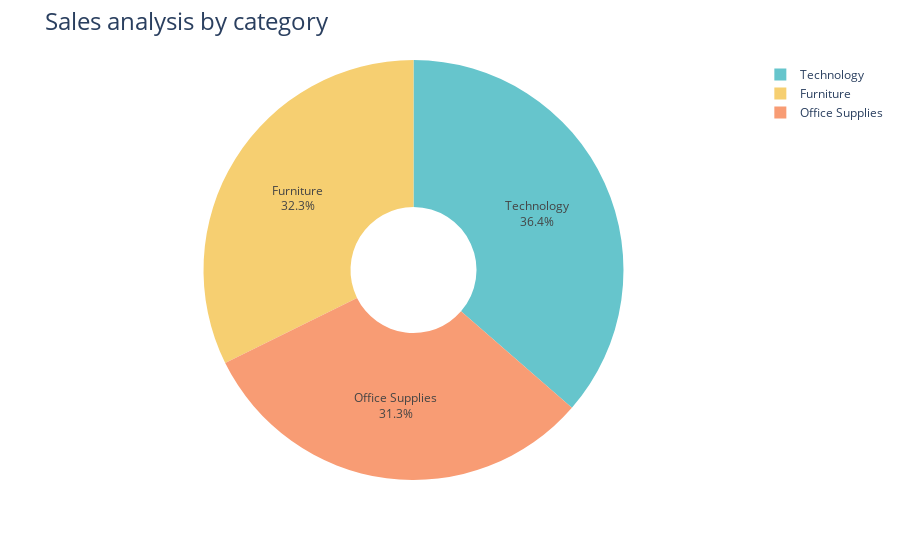

Notebook code cell kept with this figure:
### Code cell
fig = px.pie(sales_by_category,
             values='Sales',
             names='Category',
             hole=0.3,
             color_discrete_sequence=px.colors.qualitative.Pastel)
fig.update_traces(textposition='inside',textinfo = 'percent+label')
fig.update_layout(title_text='Sales analysis by category',title_font=dict(size=24))
fig.show()

### Figure 1 — Plotly figure (JSON) as saved in the notebook; plotly's stock layout.template omitted (floating-point values rounded to 4 significant figures)
{"data": [{"domain": {"x": [0, 1], "y": [0, 1]}, "hole": 0.3, "hovertemplate": "Category=%{label}<br>Sales=%{value}<extra></extra>", "labels": ["Furniture", "Office Supplies", "Technology"], "legendgroup": "", "name": "", "showlegend": true, "textinfo": "percent+label", "textposition": "inside", "type": "pie", "values": [742000.0, 719000.0, 836200.0]}], "layout": {"autosize": true, "legend": {"tracegroupgap": 0}, "margin": {"t": 60}, "piecolorway": ["rgb(102, 197, 204)", "rgb(246, 207, 113)", "rgb(248, 156, 116)", "rgb(220, 176, 242)", "rgb(135, 197, 95)", "rgb(158, 185, 243)", "rgb(254, 136, 177)", "rgb(201, 219, 116)", "rgb(139, 224, 164)", "rgb(180, 151, 231)", "rgb(179, 179, 179)"], "title": {"font": {"size": 24}, "text": "Sales analysis by category"}}}
